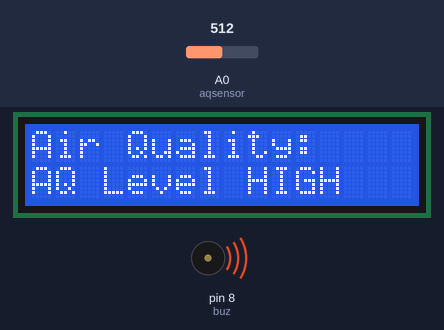
Simulated run of this sketch. Board: Arduino Uno, built with avr-gcc and run on an emulated ATmega328P. Shown: 16×2 character LCD, buzzer (waves = sounding, pin HIGH). The inputs (shaded band) are chosen by the test bench; at power-on: A0 (aqsensor) = 512. What the sketch prints to the serial monitor is not drawn.

Above: at 1.2 s.
1.3 s: A0 (aqsensor) set to 264
2.8 s: A0 (aqsensor) set to 237
At 3.7 s:
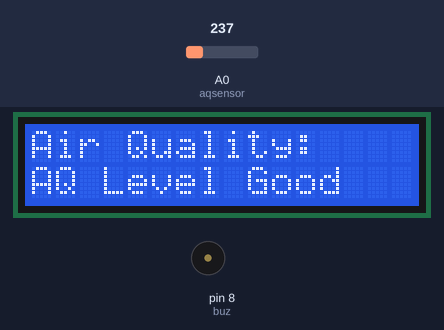
4.5 s: A0 (aqsensor) set to 260
At 5.4 s:
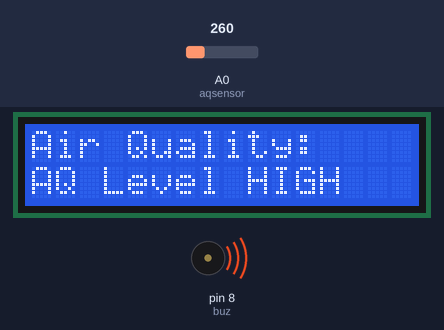
6.1 s: A0 (aqsensor) set to 240
At 7.1 s:
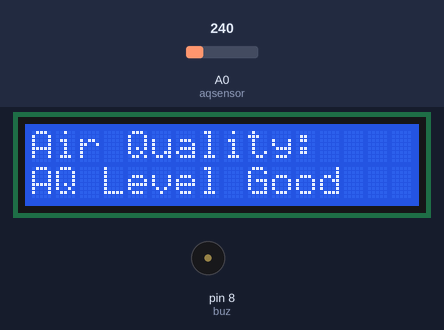
Timing chart, 0 to 8.6 s (numbered marks = the images above; inputs shaded):
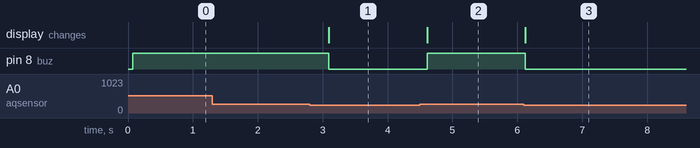

The sketch:

minideviceCode.ino
```cpp
#include <LiquidCrystal.h>   // Header file for LCD

const int rs = 7, en = 6, d4 = 5, d5 = 4, d6 = 3, d7 = 2;  // Pins of LCD connected to Arduino
LiquidCrystal lcd(rs, en, d4, d5, d6, d7);  // LCD function from LiquidCrystal
int buz = 8;  // Buzzer connected to pin 8
const int aqsensor = A0;  // Output of MQ135 connected to A0 pin of Arduino
int threshold = 250;  // Threshold level for Air Quality

void setup() {
  pinMode(buz, OUTPUT);  // Buzzer is connected as output
  pinMode(aqsensor, INPUT);  // MQ135 is connected as input to Arduino
  Serial.begin(9600);  // Begin serial communication with baud rate of 9600
  lcd.clear();  // Clear LCD
  lcd.begin(16, 2);  // Initialize LCD with 16 columns and 2 rows
}

void loop() {
  int ppm = analogRead(aqsensor);  // Read MQ135 analog output at A0 and store it in ppm
  Serial.print("Air Quality: ");  // Print message in serial monitor
  Serial.println(ppm);  // Print value of ppm in serial monitor
  lcd.setCursor(0, 0);  // Set cursor of LCD to 1st row and 1st column
  lcd.print("Air Quality:");  // Print message on LCD
  lcd.setCursor(0, 1);  // Set cursor of LCD to 2nd row and 1st column
  lcd.print(ppm);  // Print value of MQ135

  if (ppm > threshold) {  // Check if ppm is greater than threshold or not
    lcd.setCursor(0, 2);  // Set cursor of LCD to 3rd row and 1st column
    lcd.print("AQ Level HIGH");
    Serial.println("AQ Level HIGH");
    digitalWrite(buz, HIGH);  // Turn ON Buzzer
  } else {
    digitalWrite(buz, LOW);  // Turn off Buzzer
    lcd.setCursor(0, 2);  // Set cursor of LCD to 3rd row and 1st column
    lcd.print("AQ Level Good");
    Serial.println("AQ Level Good");
  }

  delay(500);
}
```

Measured:
- the behaviour switches between 251 and 250 on A0 (aqsensor) (found by bisection; images 0 and 1)
- after the input at 1.3 s, every drawn part: stays the same
- after the input at 2.8 s, pin 8 (buz): HIGH → LOW after 0.30 s; the display: changes after 0.30 s (image 1)
- after the input at 4.5 s, pin 8 (buz): LOW → HIGH after 0.11 s; the display: changes after 0.11 s (image 2)
- after the input at 6.1 s, pin 8 (buz): HIGH → LOW at once; the display: changes at once (image 3)
